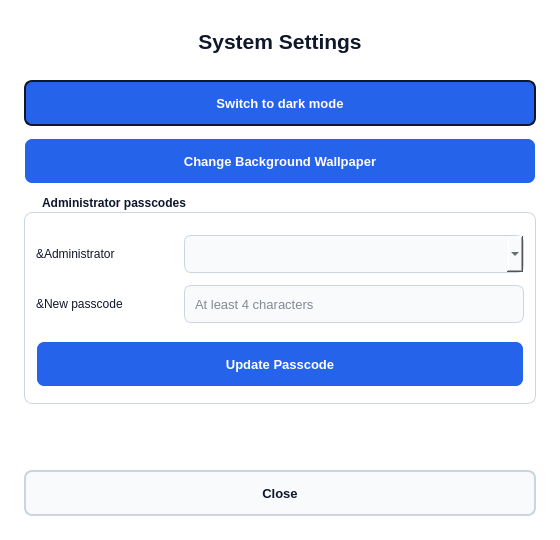
<?xml version='1.0' encoding='utf-8'?>
<ui version="4.0">
 <!-- Theme, wallpaper සහ passcodes settings dialog එකේ පෙනුමයි. -->
 <class>SystemSettingsDialog</class>
 <!-- SystemSettingsDialog: කුඩා dialog කවුළුව; name එක C++ code එකේද භාවිත විය හැක. -->
 <widget class="QDialog" name="SystemSettingsDialog">
  <property name="windowTitle">
   <string>System settings</string>
  </property>
  <!-- ස්ථානය x/y වලින්ද ප්‍රමාණය width/height වලින්ද වෙනස් කරන්න. -->
  <property name="geometry">
   <rect>
    <x>0</x>
    <y>0</y>
    <width>560</width>
    <height>540</height>
   </rect>
  </property>
  <!-- titleLbl: text/image පෙන්වන label එක; name එක C++ code එකේද භාවිත විය හැක. -->
  <widget class="QLabel" name="titleLbl">
   <!-- ස්ථානය x/y වලින්ද ප්‍රමාණය width/height වලින්ද වෙනස් කරන්න. -->
   <property name="geometry">
    <rect>
     <x>24</x>
     <y>24</y>
     <width>512</width>
     <height>34</height>
    </rect>
   </property>
   <!-- true නම් ඉඩ මදි text එක ඊළඟ පේළියට යයි. -->
   <property name="wordWrap">
    <bool>true</bool>
   </property>
   <property name="textFormat">
    <enum>Qt::PlainText</enum>
   </property>
   <!-- පෙන්වන text එක මෙහි වෙනස් කරන්න; dynamic text C++ මගින් නැවත යෙදිය හැක. -->
   <property name="text">
    <string>System Settings</string>
   </property>
   <!-- මෙම control එකේ font නම, size සහ bold බව මෙහි වෙනස් කරන්න. -->
   <property name="font">
    <font>
     <pointsize>16</pointsize>
     <bold>true</bold>
    </font>
   </property>
   <property name="alignment">
    <set>Qt::AlignCenter</set>
   </property>
  </widget>
  <!-- toggleThemeBtn: ක්ලික් කළ හැකි button එක; name එක C++ code එකේද භාවිත විය හැක. -->
  <widget class="QPushButton" name="toggleThemeBtn">
   <!-- ස්ථානය x/y වලින්ද ප්‍රමාණය width/height වලින්ද වෙනස් කරන්න. -->
   <property name="geometry">
    <rect>
     <x>24</x>
     <y>80</y>
     <width>512</width>
     <height>46</height>
    </rect>
   </property>
   <!-- Control එක මෙයට වඩා කුඩා කිරීමට ඉඩ නොදෙන ප්‍රමාණයයි. -->
   <property name="minimumSize">
    <size>
     <width>0</width>
     <height>45</height>
    </size>
   </property>
   <property name="cursor">
    <cursorShape>PointingHandCursor</cursorShape>
   </property>
   <!-- මෙම control එකේ font නම, size සහ bold බව මෙහි වෙනස් කරන්න. -->
   <property name="font">
    <font>
     <pointsize>10</pointsize>
     <bold>true</bold>
    </font>
   </property>
   <!-- පෙන්වන text එක මෙහි වෙනස් කරන්න; dynamic text C++ මගින් නැවත යෙදිය හැක. -->
   <property name="text">
    <string>Switch to dark mode</string>
   </property>
  </widget>
  <!-- changeWallpaperBtn: ක්ලික් කළ හැකි button එක; name එක C++ code එකේද භාවිත විය හැක. -->
  <widget class="QPushButton" name="changeWallpaperBtn">
   <!-- ස්ථානය x/y වලින්ද ප්‍රමාණය width/height වලින්ද වෙනස් කරන්න. -->
   <property name="geometry">
    <rect>
     <x>24</x>
     <y>138</y>
     <width>512</width>
     <height>46</height>
    </rect>
   </property>
   <!-- පෙන්වන text එක මෙහි වෙනස් කරන්න; dynamic text C++ මගින් නැවත යෙදිය හැක. -->
   <property name="text">
    <string>Change Background Wallpaper</string>
   </property>
   <!-- Control එක මෙයට වඩා කුඩා කිරීමට ඉඩ නොදෙන ප්‍රමාණයයි. -->
   <property name="minimumSize">
    <size>
     <width>0</width>
     <height>45</height>
    </size>
   </property>
   <property name="cursor">
    <cursorShape>PointingHandCursor</cursorShape>
   </property>
   <!-- මෙම control එකේ font නම, size සහ bold බව මෙහි වෙනස් කරන්න. -->
   <property name="font">
    <font>
     <pointsize>10</pointsize>
     <bold>true</bold>
    </font>
   </property>
  </widget>
  <!-- groupBox: UI control එක; name එක C++ code එකේද භාවිත විය හැක. -->
  <widget class="QGroupBox" name="groupBox">
   <!-- ස්ථානය x/y වලින්ද ප්‍රමාණය width/height වලින්ද වෙනස් කරන්න. -->
   <property name="geometry">
    <rect>
     <x>24</x>
     <y>196</y>
     <width>512</width>
     <height>208</height>
    </rect>
   </property>
   <property name="title">
    <string>Administrator passcodes</string>
   </property>
   <!-- මෙම control එකේ font නම, size සහ bold බව මෙහි වෙනස් කරන්න. -->
   <property name="font">
    <font>
     <bold>true</bold>
    </font>
   </property>
   <!-- lblCat: text/image පෙන්වන label එක; name එක C++ code එකේද භාවිත විය හැක. -->
   <widget class="QLabel" name="lblCat">
    <!-- ස්ථානය x/y වලින්ද ප්‍රමාණය width/height වලින්ද වෙනස් කරන්න. -->
    <property name="geometry">
     <rect>
      <x>12</x>
      <y>39</y>
      <width>138</width>
      <height>38</height>
     </rect>
    </property>
    <!-- true නම් ඉඩ මදි text එක ඊළඟ පේළියට යයි. -->
    <property name="wordWrap">
     <bool>true</bool>
    </property>
    <property name="textFormat">
     <enum>Qt::PlainText</enum>
    </property>
    <!-- පෙන්වන text එක මෙහි වෙනස් කරන්න; dynamic text C++ මගින් නැවත යෙදිය හැක. -->
    <property name="text">
     <string>&amp;Administrator</string>
    </property>
   </widget>
   <!-- workshopCombo: ලැයිස්තුවෙන් අගයක් තෝරන control එක; name එක C++ code එකේද භාවිත විය හැක. -->
   <widget class="QComboBox" name="workshopCombo">
    <!-- ස්ථානය x/y වලින්ද ප්‍රමාණය width/height වලින්ද වෙනස් කරන්න. -->
    <property name="geometry">
     <rect>
      <x>160</x>
      <y>39</y>
      <width>340</width>
      <height>38</height>
     </rect>
    </property>
    <!-- Control එක මෙයට වඩා කුඩා කිරීමට ඉඩ නොදෙන ප්‍රමාණයයි. -->
    <property name="minimumSize">
     <size>
      <width>0</width>
      <height>35</height>
     </size>
    </property>
    <!-- මෙම control එකේ font නම, size සහ bold බව මෙහි වෙනස් කරන්න. -->
    <property name="font">
     <font>
      <pointsize>10</pointsize>
     </font>
    </property>
   </widget>
   <!-- lblCode: text/image පෙන්වන label එක; name එක C++ code එකේද භාවිත විය හැක. -->
   <widget class="QLabel" name="lblCode">
    <!-- ස්ථානය x/y වලින්ද ප්‍රමාණය width/height වලින්ද වෙනස් කරන්න. -->
    <property name="geometry">
     <rect>
      <x>12</x>
      <y>89</y>
      <width>138</width>
      <height>38</height>
     </rect>
    </property>
    <!-- true නම් ඉඩ මදි text එක ඊළඟ පේළියට යයි. -->
    <property name="wordWrap">
     <bool>true</bool>
    </property>
    <property name="textFormat">
     <enum>Qt::PlainText</enum>
    </property>
    <!-- පෙන්වන text එක මෙහි වෙනස් කරන්න; dynamic text C++ මගින් නැවත යෙදිය හැක. -->
    <property name="text">
     <string>&amp;New passcode</string>
    </property>
   </widget>
   <!-- newPasscodeInput: එක් පේළියක text input එක; name එක C++ code එකේද භාවිත විය හැක. -->
   <widget class="QLineEdit" name="newPasscodeInput">
    <!-- Input එක හිස් විට පෙන්වන උදව් text එක මෙහි වෙනස් කරන්න. -->
    <property name="placeholderText">
     <string>At least 4 characters</string>
    </property>
    <!-- ස්ථානය x/y වලින්ද ප්‍රමාණය width/height වලින්ද වෙනස් කරන්න. -->
    <property name="geometry">
     <rect>
      <x>160</x>
      <y>89</y>
      <width>340</width>
      <height>38</height>
     </rect>
    </property>
    <!-- Control එක මෙයට වඩා කුඩා කිරීමට ඉඩ නොදෙන ප්‍රමාණයයි. -->
    <property name="minimumSize">
     <size>
      <width>0</width>
      <height>35</height>
     </size>
    </property>
    <!-- Password නම් input අකුරු සැඟවෙයි; Normal නම් පෙන්වයි. -->
    <property name="echoMode">
     <enum>QLineEdit::Password</enum>
    </property>
    <!-- මෙම control එකේ font නම, size සහ bold බව මෙහි වෙනස් කරන්න. -->
    <property name="font">
     <font>
      <pointsize>10</pointsize>
     </font>
    </property>
   </widget>
   <!-- savePasscodeBtn: ක්ලික් කළ හැකි button එක; name එක C++ code එකේද භාවිත විය හැක. -->
   <widget class="QPushButton" name="savePasscodeBtn">
    <!-- ස්ථානය x/y වලින්ද ප්‍රමාණය width/height වලින්ද වෙනස් කරන්න. -->
    <property name="geometry">
     <rect>
      <x>12</x>
      <y>145</y>
      <width>488</width>
      <height>46</height>
     </rect>
    </property>
    <!-- පෙන්වන text එක මෙහි වෙනස් කරන්න; dynamic text C++ මගින් නැවත යෙදිය හැක. -->
    <property name="text">
     <string>Update Passcode</string>
    </property>
    <!-- Control එක මෙයට වඩා කුඩා කිරීමට ඉඩ නොදෙන ප්‍රමාණයයි. -->
    <property name="minimumSize">
     <size>
      <width>0</width>
      <height>40</height>
     </size>
    </property>
    <property name="cursor">
     <cursorShape>PointingHandCursor</cursorShape>
    </property>
    <!-- මෙම control එකේ font නම, size සහ bold බව මෙහි වෙනස් කරන්න. -->
    <property name="font">
     <font>
      <pointsize>10</pointsize>
      <bold>true</bold>
     </font>
    </property>
   </widget>
  </widget>
  <!-- closeBtn: ක්ලික් කළ හැකි button එක; name එක C++ code එකේද භාවිත විය හැක. -->
  <widget class="QPushButton" name="closeBtn">
   <!-- ස්ථානය x/y වලින්ද ප්‍රමාණය width/height වලින්ද වෙනස් කරන්න. -->
   <property name="geometry">
    <rect>
     <x>24</x>
     <y>470</y>
     <width>512</width>
     <height>46</height>
    </rect>
   </property>
   <!-- පෙන්වන text එක මෙහි වෙනස් කරන්න; dynamic text C++ මගින් නැවත යෙදිය හැක. -->
   <property name="text">
    <string>Close</string>
   </property>
   <!-- Control එක මෙයට වඩා කුඩා කිරීමට ඉඩ නොදෙන ප්‍රමාණයයි. -->
   <property name="minimumSize">
    <size>
     <width>0</width>
     <height>45</height>
    </size>
   </property>
   <property name="cursor">
    <cursorShape>PointingHandCursor</cursorShape>
   </property>
   <!-- මෙම control එකේ font නම, size සහ bold බව මෙහි වෙනස් කරන්න. -->
   <property name="font">
    <font>
     <pointsize>10</pointsize>
     <bold>true</bold>
    </font>
   </property>
  </widget>
  <!-- මෙම control එකේ පාට, border, padding සහ radius සඳහා CSS rules මෙහි ඇත. -->
  <property name="styleSheet">
   <string notr="true">QDialog { background-color: #FFFFFF; color: #0F172A; }
QLabel { color: #0F172A; background: transparent; }
QLineEdit, QComboBox { background-color: #F8FAFC; color: #0F172A; border: 1px solid #CBD5E1; border-radius: 7px; padding: 8px; }
QLineEdit:focus, QComboBox:focus { border: 1px solid #2563EB; }
QComboBox QAbstractItemView { background-color: #F8FAFC; color: #0F172A; selection-background-color: #2563EB; selection-color: white; border: 1px solid #CBD5E1; }
QPushButton { background-color: #2563EB; color: white; border: 2px solid transparent; border-radius: 8px; padding: 2px 14px; }
QPushButton:focus, QPushButton:default { border-color: #0F172A; }
QPushButton:hover { border-color: #CBD5E1; }
QPushButton:disabled { background-color: #CBD5E1; color: #0F172A; }
QPushButton#cancelBtn, QPushButton#closeBtn { background-color: #F8FAFC; color: #0F172A; border-color: #CBD5E1; }
QGroupBox { color: #0F172A; border: 1px solid #CBD5E1; border-radius: 8px; margin-top: 16px; padding-top: 10px; }
QGroupBox::title { subcontrol-origin: margin; left: 12px; padding: 0 4px; }</string>
  </property>
  <!-- මෙම control එකේ font නම, size සහ bold බව මෙහි වෙනස් කරන්න. -->
  <property name="font">
   <font>
    <family>Segoe UI</family>
    <pointsize>10</pointsize>
   </font>
  </property>
  <!-- Control එක මෙයට වඩා කුඩා කිරීමට ඉඩ නොදෙන ප්‍රමාණයයි. -->
  <property name="minimumSize">
   <size>
    <width>560</width>
    <height>540</height>
   </size>
  </property>
 </widget>
 <!-- Tab key මගින් controls අතර යන අනුපිළිවෙළ මෙහි ඇත. -->
 <tabstops>
  <tabstop>toggleThemeBtn</tabstop>
  <tabstop>changeWallpaperBtn</tabstop>
  <tabstop>workshopCombo</tabstop>
  <tabstop>newPasscodeInput</tabstop>
  <tabstop>savePasscodeBtn</tabstop>
  <tabstop>closeBtn</tabstop>
 </tabstops>
</ui>
